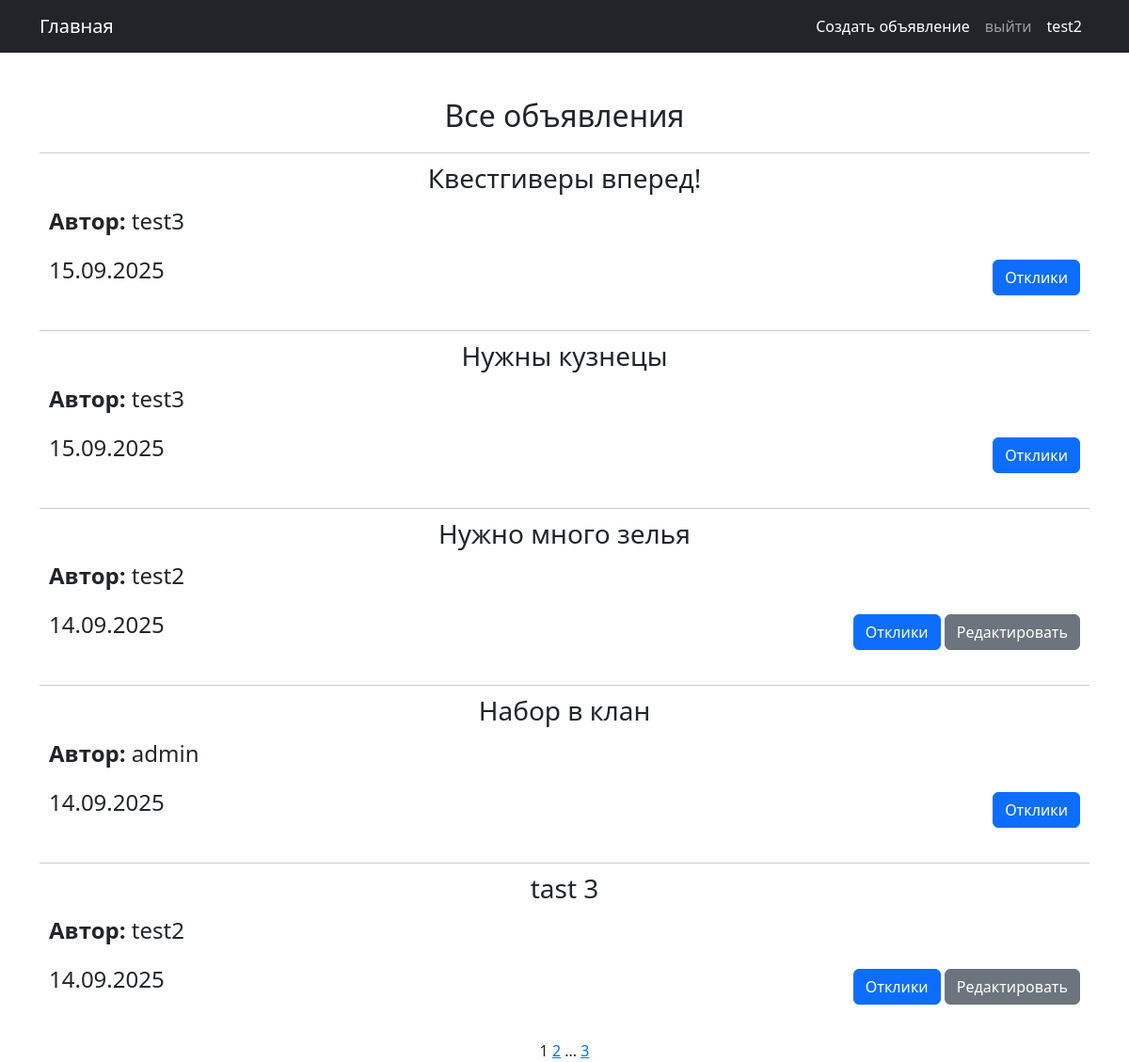
Screenshot of /ad/ (signed in) with the database file from the repository.
### notice/models.py (models this page shows, shortened)
class Ad(models.Model):
    user = models.ForeignKey(User, on_delete=models.CASCADE)
    category = models.ForeignKey(Category, on_delete=models.CASCADE)
    heading = models.CharField(max_length=255, unique=True)
    text = RichTextUploadingField()
    time_in = models.DateTimeField(auto_now_add=True)
    class Meta:
        verbose_name = 'Объявление'
        verbose_name_plural = 'Объявления'

### notice/views.py (the view)
# urls.py: path('', Adlist.as_view(), name='ad_list'),
class Adlist(ListView):
    ordering = '-time_in'
    model = Ad
    context_object_name = 'ads'
    template_name = 'ad/ad_list.html'
    paginate_by = 5

### templates/ad/ad_list.html (shortened to what this page needs)
{% extends 'flatpages/default.html' %}
{% block content %}
<div style="margin-bottom: 20px;">
    <h2>Все объявления</h2>
</div>
{% for ad in ads %}
<div style="border-top: 1px solid #ccc; padding: 10px; margin-bottom: 20px;">
    <h3 style="margin-bottom: 10px;">{{ad.heading}}</h3>
    <div style="display: flex; align-items: flex-start;">
        <div style="flex: 1; margin-right: 10px;">
            <div style="display: flex; flex-direction: column; align-items: flex-start;">
                <p style="font-size: 1.5em;"><strong>Автор:</strong> {{ad.user}}</p>
            </div>
        </div>
        <div style="flex: 3;">
        </div>
    </div>
    <div style="display: flex; justify-content: space-between; align-items: center;">
        <p style="font-size: 1.5em;">{{ad.time_in|date:"d.m.Y"}}</p>
        <div>
            <a href="{% url 'ad_detail' pk=ad.id %}" class="btn btn-primary">Отклики</a>
            {% if request.user.is_authenticated and request.user == ad.user %}
            <a href="{% url 'ad_edit' pk=ad.id %}" class="btn btn-secondary">Редактировать</a>
            {% endif %}
        </div>
    </div>
</div>
{% empty %}
<p>Объявлений пока нет.</p>
{% endfor %}
{{ page_obj.number }}
{% if page_obj.has_next %}
   <a href="?page={{ page_obj.next_page_number }}">{{ page_obj.next_page_number }}</a>
   {% if paginator.num_pages != page_obj.next_page_number %}
       ...
       <a href="?page={{ page_obj.paginator.num_pages }}">{{ page_obj.paginator.num_pages }}</a>
   {% endif %}
{% endif %}
{% endblock content %}

### templates/flatpages/default.html (shortened to what this page needs)
<!DOCTYPE html>
<html lang="en">
    <head>
        {% load static %}
        <link href="{% static 'css/styles.css' %}" rel="stylesheet" />
    </head>
    <body>
        <nav class="navbar navbar-expand-lg navbar-dark bg-dark">
            <div class="container">
                <a class="navbar-brand" href="{% url 'ad_list' %}">Главная</a>
                <div class="collapse navbar-collapse" id="navbarSupportedContent">
                    <ul class="navbar-nav ms-auto mb-2 mb-lg-0">
                        <li class="nav-item"><a class="nav-link active" aria-current="page" href="{% url 'create'  %}">Создать объявление</a></li>
                        {% if request.user.is_authenticated %}
                        <li class="nav-item"><a class="nav-link" href="/accounts/logout/">выйти</a></li>
                        {% else %}
                        <li class="nav-item"><a class="nav-link" href="{% url 'account_login' %}">войти</a></li>
                        {% endif %}
                        <li class="nav-item"><a class="nav-link active" aria-current="page" href="{% url 'profile'  %}">{{user.username}}</a></li>
                    </ul>
                </div>
            </div>
        </nav>
        <div class="container">
            <div class="text-center mt-5">
                {% block content %}{% endblock content %}
            </div>
        </div>
    </body>
</html>

### rows the page displays
Ad: heading "Квестгиверы вперед!", user "test3", time_in "15.09.2025"
Ad: heading "Нужны кузнецы", user "test3", time_in "15.09.2025"
Ad: heading "Нужно много зелья", user "test2", time_in "14.09.2025", shows "Редактировать"
Ad: heading "Набор в клан", user "admin", time_in "14.09.2025"
Ad: heading "tast 3", user "test2", time_in "14.09.2025", shows "Редактировать"

### other values shown
{{ user.username }} "test2"
{{ page_obj.number }} "1"
{{ page_obj.next_page_number }} "2"
{{ page_obj.paginator.num_pages }} "3"
